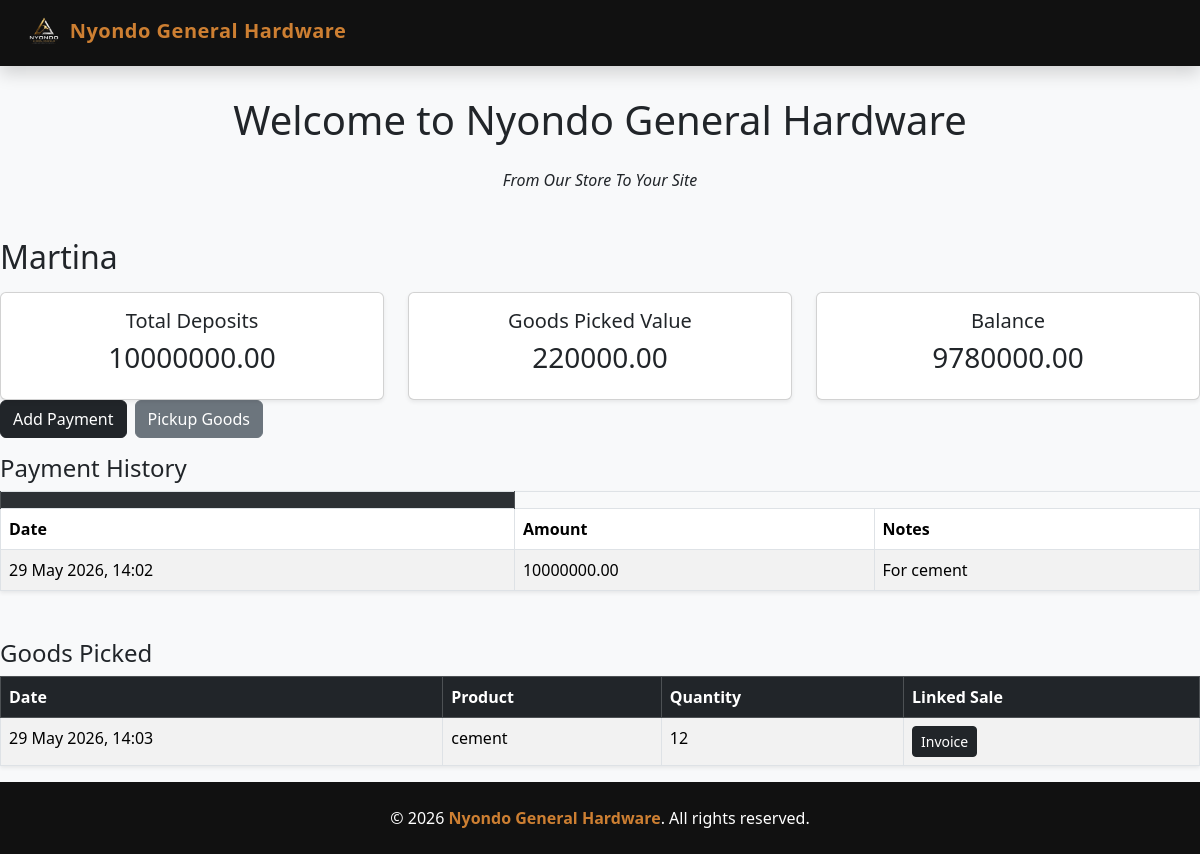
The page /scheme/customer/2/ on the database its author committed.
### schemeapp/models.py (models this page shows, shortened)
class SchemeCustomer(models.Model):
    full_name = models.CharField(max_length=150)
    nin_number = models.CharField(max_length=30, unique=True)
    phone_number = models.CharField(max_length=20)
    address = models.TextField()
    occupation = models.CharField(max_length=100, default="Salary Earner")
    date_registered = models.DateTimeField(auto_now_add=True)

class SchemePayment(models.Model):
    customer = models.ForeignKey(SchemeCustomer, on_delete=models.CASCADE)
    amount_paid = models.DecimalField(max_digits=12, decimal_places=2)
    payment_date = models.DateTimeField(auto_now_add=True)
    notes = models.TextField(blank=True)

class SchemeGoodsPickup(models.Model):
    customer = models.ForeignKey(SchemeCustomer, on_delete=models.CASCADE)
    product = models.ForeignKey(Product, on_delete=models.CASCADE)
    quantity_taken = models.PositiveIntegerField()
    linked_sale = models.ForeignKey(Sales, on_delete=models.SET_NULL, null=True, blank=True)
    pickup_date = models.DateTimeField(auto_now_add=True)

### salesapp/models.py (models this page shows, shortened)
class Product(models.Model):
    category_name = models.ForeignKey(Category, on_delete=models.CASCADE)
    product_name = models.CharField(max_length=100)
    unit_price = models.DecimalField(max_digits=100, decimal_places=2, default=0)
    selling_price = models.DecimalField(max_digits=100, decimal_places=2, default=0)
    description = models.TextField(blank=True)

### schemeapp/views.py (the view)
# urls.py: path("customer/<int:customer_id>/", views.customer_scheme_detail, name="customer_scheme_detail"),
def customer_scheme_detail(request, customer_id):
    customer = get_object_or_404(SchemeCustomer, id=customer_id)
    payments = SchemePayment.objects.filter(customer=customer)
    pickups = SchemeGoodsPickup.objects.filter(customer=customer).select_related(
        "product",
        "linked_sale"
    )
    total_paid = sum(payment.amount_paid for payment in payments)
    total_goods_value = sum(
        pickup.linked_sale.total_price
        for pickup in pickups
        if pickup.linked_sale
    )
    balance = total_paid - total_goods_value
    return render(request, "customer_scheme_details.html", {
        "customer": customer,
        "payments": payments,
        "pickups": pickups,
        "total_paid": total_paid,
        "total_goods_value": total_goods_value,
        "balance": balance,
    })

### schemeapp/templates/customer_scheme_details.html
{% extends "base.html" %}
{% block content %}
<h2 class = "mb-3">
    {{customer.full_name}}
</h2>
<div class = "row md-4">
<div class="col-md-4">
        <div class="card shadow-sm">
            <div class="card-body text-center">
                <h5>Total Deposits</h5>
                <h3>
                    {{ total_paid|floatformat:2 }}
                </h3>
            </div>
        </div>
    </div>
    <div class="col-md-4">
        <div class="card shadow-sm">
            <div class="card-body text-center">
                <h5>Goods Picked Value</h5>
                <h3>
                    {{ total_goods_value|floatformat:2 }}
                </h3>
            </div>
        </div>
    </div>
    <div class="col-md-4">
        <div class="card shadow-sm">
            <div class="card-body text-center">
                <h5>Balance</h5>
                <h3>
                    {{ balance|floatformat:2 }}
                </h3>
            </div>
        </div>
    </div>
</div>
<div class="d-flex gap-2 mb-3">
    <a href="{% url 'record_scheme_payment' customer.id %}"
       class="btn btn-dark">
        Add Payment
    </a>
    <a href="{% url 'scheme_goods_pickup' customer.id %}"
       class="btn btn-secondary">
        Pickup Goods
    </a>
</div>
<h4>Payment History</h4>
<table class="table table-bordered table-striped shadow-sm mb-5 ">
    <th class="table-dark">
        <tr>
            <th>Date</th>
            <th>Amount</th>
            <th>Notes</th>
        </tr>
    </th>
    <tbody>
        {% for payment in payments %}
        <tr>
            <td>{{ payment.payment_date|date:"j F Y, H:i" }}</td>
            <td>
                {{ payment.amount_paid|floatformat:2 }}
            </td>
            <td>{{ payment.notes }}</td>
        </tr>
        {% empty %}
        <tr>
            <td colspan="3" class="text-center">
                No payments recorded.
            </td>
        </tr>
        {% endfor %}
    </tbody>
</table>
<h4>Goods Picked</h4>
<table class="table table-bordered table-striped shadow-sm">
    <thead class="table-dark">
        <tr>
            <th>Date</th>
            <th>Product</th>
            <th>Quantity</th>
            <th>Linked Sale</th>
        </tr>
    </thead>
    <tbody>
        {% for pickup in pickups %}
        <tr>
            <td>{{ pickup.pickup_date|date:"j F Y, H:i" }}</td>
            <td>{{ pickup.product.product_name }}</td>
            <td>{{ pickup.quantity_taken }}</td>
            <td>
                {% if pickup.linked_sale %}
                    <a href="{% url 'invoice' pickup.linked_sale.id %}"
                       class="btn btn-dark btn-sm">
                        Invoice
                    </a>
                {% endif %}
            </td>
        </tr>
        {% empty %}
        <tr>
            <td colspan="4" class="text-center">
                No goods picked yet.
            </td>
        </tr>
        {% endfor %}
    </tbody>
</table>
{% endblock %}

### templates/base.html (style rules this page uses)
:root { --black: #111111; --bronze: #cd7f32; --white: #ffffff; --light-bg: #f8f9fa; }
body { background-color: var(--light-bg); min-height: 100vh; display: flex; flex-direction: column; }

### rows shown on the page
SchemeCustomer: full_name "Martina"
SchemePayment: payment_date "29 May 2026, 14:02", amount_paid "10000000.00", notes "For cement"
SchemeGoodsPickup: pickup_date "29 May 2026, 14:03", product.product_name "cement", quantity_taken "12", shows "Invoice"

### other values the page prints
{{ total_paid|floatformat:2 }} "10000000.00"
{{ total_goods_value|floatformat:2 }} "220000.00"
{{ balance|floatformat:2 }} "9780000.00"
